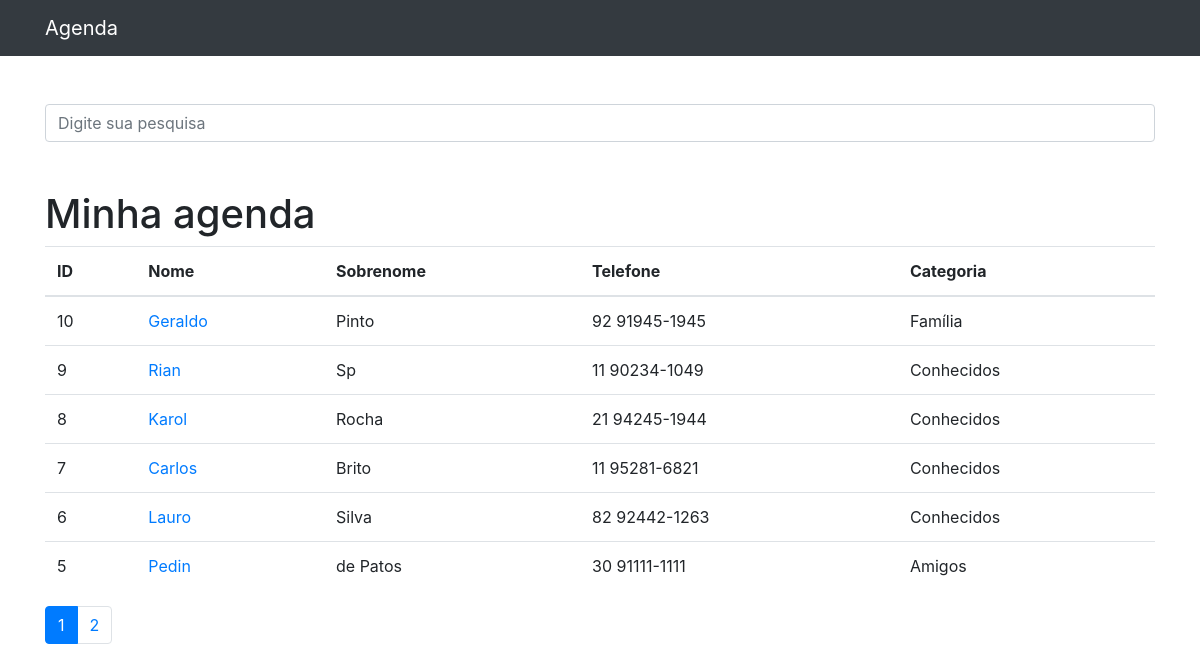
The page / on the database its author committed.
### contatos/models.py (models this page shows, shortened)
class Contato(models.Model):
    nome = models.CharField(max_length=255)
    sobrenome = models.CharField(max_length=255, blank=True)
    telefone = models.CharField(max_length=255)
    email = models.CharField(max_length=255, blank=True)
    data_criacao = models.DateTimeField(default=timezone.now)
    descricao = models.TextField(blank=True)
    categoria = models.ForeignKey(Categoria, on_delete=models.DO_NOTHING)
    mostrar = models.BooleanField(default=True)
    foto = models.ImageField(blank=True, upload_to='fotos/%Y/%m')

class Categoria(models.Model):
    nome = models.CharField(max_length=255)
    def __str__(self):
        return self.nome

### contatos/views.py (the view)
# urls.py: path('', views.index, name='index'),
def index(request):
    contatos = Contato.objects.order_by("-id").filter(
        mostrar=True
    )
    paginator = Paginator(contatos, 6)
    page = request.GET.get('p')
    contatos = paginator.get_page(page)
    return render(request, 'contatos/index.html', {
        'contatos': contatos,
        })

### contatos/templates/contatos/index.html
{% extends 'base.html' %}
{%block 'conteudo'%}
<h1 class="mt-5">Minha agenda</h1>
        <table class="table">
          <thead>
            <tr>
              <th>ID</th>
              <th>Nome</th>
              <th>Sobrenome</th>
              <th>Telefone</th>
              <th>Categoria</th>
            </tr>
          </thead>
          <tbody>
            {% for contato in contatos %}
            {% if contato.mostrar %}
              <tr>
                <td>{{ contato.id }}</td>
                <td>
                  <a href="{% url 'ver_contato' contato.id %}">{{ contato.nome }}</a>
                </td>
                <td>{{ contato.sobrenome }}</td>
                <td>{{ contato.telefone }}</td>
                <td>{{ contato.categoria }}</td>
              </tr>
              {% endif %}
            {% endfor %}
          </tbody>
        </table>
        <nav aria-label="Page navigation example">
          <ul class="pagination">
            {% for pagina in contatos.paginator.page_range %}
              {% if contatos.number == pagina %}
            <li class="page-item active">
              <a class="page-link" href="?p={{ pagina }}&termo={{ request.GET.termo }}">{{ pagina }}</a>
            </li>
            {% else %}
            <li class="page-item">
              <a class="page-link" href="?p={{ pagina }}">{{ pagina }}</a>
            </li>
            {% endif %}
            {% endfor %}
          </ul>
        </nav>
 {%endblock%}

### templates/base.html (shortened to what this page needs)
{% load static %}
<!DOCTYPE html>
<html lang="pt">
<head>
    {% include 'parciais/_head.html' %}
</head>
<body>
    {% include 'parciais/_nav.html' %}
  <div class="container">
    <div class="row">
      <div class="col-lg-12">
        <br><br>
        <form method="get" action="{% url 'busca' %}">
          <div id="form-group row">
            <div id="col-12">
              <input class="form-control" type="search"
              value="{{ request.GET.termo }}" id="search-input"
              placeholder="Digite sua pesquisa"
              name="termo">
            </div>
          </div>
        </form>
        {%block 'conteudo'%} {%endblock%}
      </div>
    </div>
  </div>
</body>
</html>

### templates/parciais/_head.html (shortened to what this page needs)
{% load static %}
<link href="{% static 'vendor/bootstrap/css/bootstrap.min.css' %}" rel="stylesheet">

### templates/parciais/_nav.html (shortened to what this page needs)
{% load static %}
<nav class="navbar navbar-expand-lg navbar-dark bg-dark static-top">
    <div class="container">
      <a class="navbar-brand" href="{% url 'index' %}">Agenda</a>
    </div>
  </nav>

### rows shown on the page
Contato: id "10", nome "Geraldo", sobrenome "Pinto", telefone "92 91945-1945", categoria "Família"
Contato: id "9", nome "Rian", sobrenome "Sp", telefone "11 90234-1049", categoria "Conhecidos"
Contato: id "8", nome "Karol", sobrenome "Rocha", telefone "21 94245-1944", categoria "Conhecidos"
Contato: id "7", nome "Carlos", sobrenome "Brito", telefone "11 95281-6821", categoria "Conhecidos"
Contato: id "6", nome "Lauro", sobrenome "Silva", telefone "82 92442-1263", categoria "Conhecidos"
Contato: id "5", nome "Pedin", sobrenome "de Patos", telefone "30 91111-1111", categoria "Amigos"

### other values the page prints
{{ pagina }} "1"
{{ pagina }} "2"
